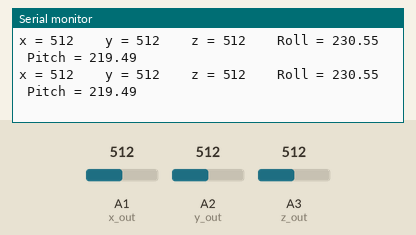
Bench run of a sketch on a simulated Arduino Uno, built with avr-gcc and run on an emulated ATmega328P. On the bench: the last lines printed to the serial monitor. The inputs (shaded band) are chosen by the test bench; at power-on: A1 (x_out) = 512, A2 (y_out) = 512, A3 (z_out) = 512.

Above: at 1.8 s.
1.9 s: A1 (x_out) set to 716
At 2.8 s:
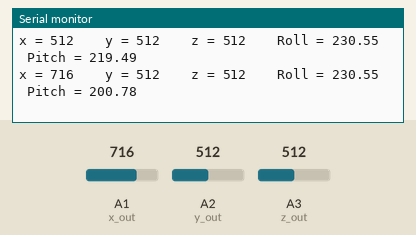
3.4 s: A2 (y_out) set to 716
At 4.7 s:
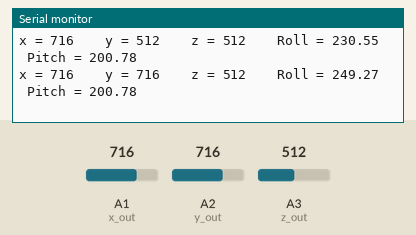
4.9 s: A3 (z_out) set to 716
At 5.8 s:
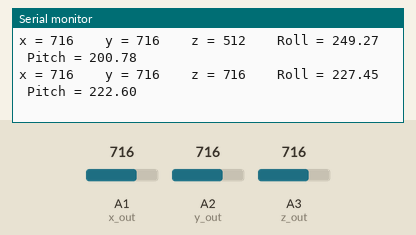
6.4 s: A1 (x_out) set to 900
At 7.7 s:
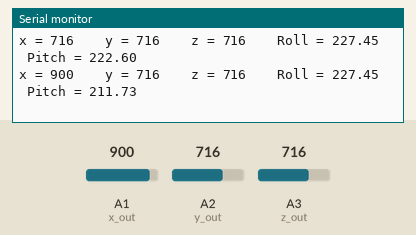
7.9 s: A2 (y_out) set to 900
At 8.5 s:
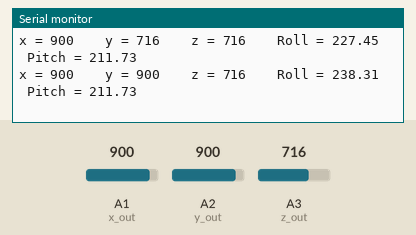
9.4 s: A3 (z_out) set to 900
At 10.8 s:
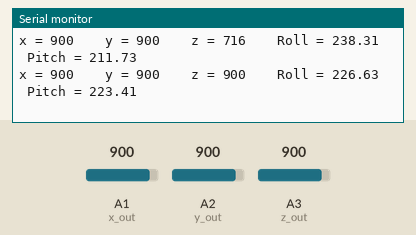
Timing chart, 0 to 11.9 s (numbered marks = the images above; inputs shaded):
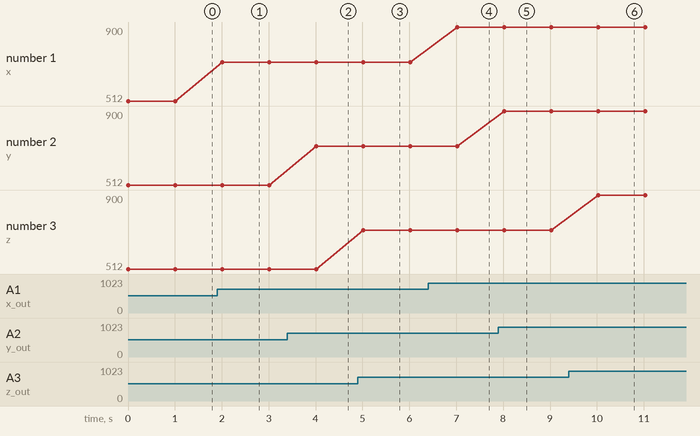

Measured:
- after the input at 1.9 s, the serial monitor: prints a new line after 0.11 s (image 1)
- after the input at 3.4 s, the serial monitor: prints a new line after 0.61 s (image 2)
- after the input at 4.9 s, the serial monitor: prints a new line after 0.11 s (image 3)
- after the input at 6.4 s, the serial monitor: prints a new line after 0.62 s (image 4)
- after the input at 7.9 s, the serial monitor: prints a new line after 0.12 s (image 5)
- after the input at 9.4 s, the serial monitor: prints a new line after 0.63 s (image 6)
- plotted number 1: 512 → 716 after the input at 1.9 s, 716 → 900 after the input at 6.4 s

The sketch:

Axial_sensor.ino
```cpp
#include <math.h>
const int x_out = A1; /* connect x_out of module to A1 of UNO board */
const int y_out = A2; /* connect y_out of module to A2 of UNO board */
const int z_out = A3; /* connect z_out of module to A3 of UNO board */

void setup() {
  Serial.begin(115200);
}

void loop() {
  int x_adc_value, y_adc_value, z_adc_value;
  double x_g_value, y_g_value, z_g_value;
  double roll, pitch, yaw;
  x_adc_value = analogRead(x_out); /* Digital value of voltage on x_out pin */
  y_adc_value = analogRead(y_out); /* Digital value of voltage on y_out pin */
  z_adc_value = analogRead(z_out); /* Digital value of voltage on z_out pin */
  Serial.print("x = ");
  Serial.print(x_adc_value);
  Serial.print("\t\t");
  Serial.print("y = ");
  Serial.print(y_adc_value);
  Serial.print("\t\t");
  Serial.print("z = ");
  Serial.print(z_adc_value);
  Serial.print("\t\t");
  //delay(100);

  x_g_value = ( ( ( (double)(x_adc_value * 5)/1024) - 1.65 ) / 0.330 ); /* Acceleration in x-direction in g units */
  y_g_value = ( ( ( (double)(y_adc_value * 5)/1024) - 1.65 ) / 0.330 ); /* Acceleration in y-direction in g units */
  z_g_value = ( ( ( (double)(z_adc_value * 5)/1024) - 1.80 ) / 0.330 ); /* Acceleration in z-direction in g units */

  roll = ( ( (atan2(y_g_value,z_g_value) * 180) / 3.14 ) + 180 ); /* Formula for roll */
  pitch = ( ( (atan2(z_g_value,x_g_value) * 180) / 3.14 ) + 180 ); /* Formula for pitch */
  //yaw = ( ( (atan2(x_g_value,y_g_value) * 180) / 3.14 ) + 180 ); /* Formula for yaw */
  /* Not possible to measure yaw using accelerometer. Gyroscope must be used if yaw is also required */

  Serial.print("Roll = ");
  Serial.print(roll);
  Serial.print("\t");
  Serial.print("Pitch = ");
  Serial.print(pitch);
  Serial.print("\n\n");
  delay(1000);
}
```
